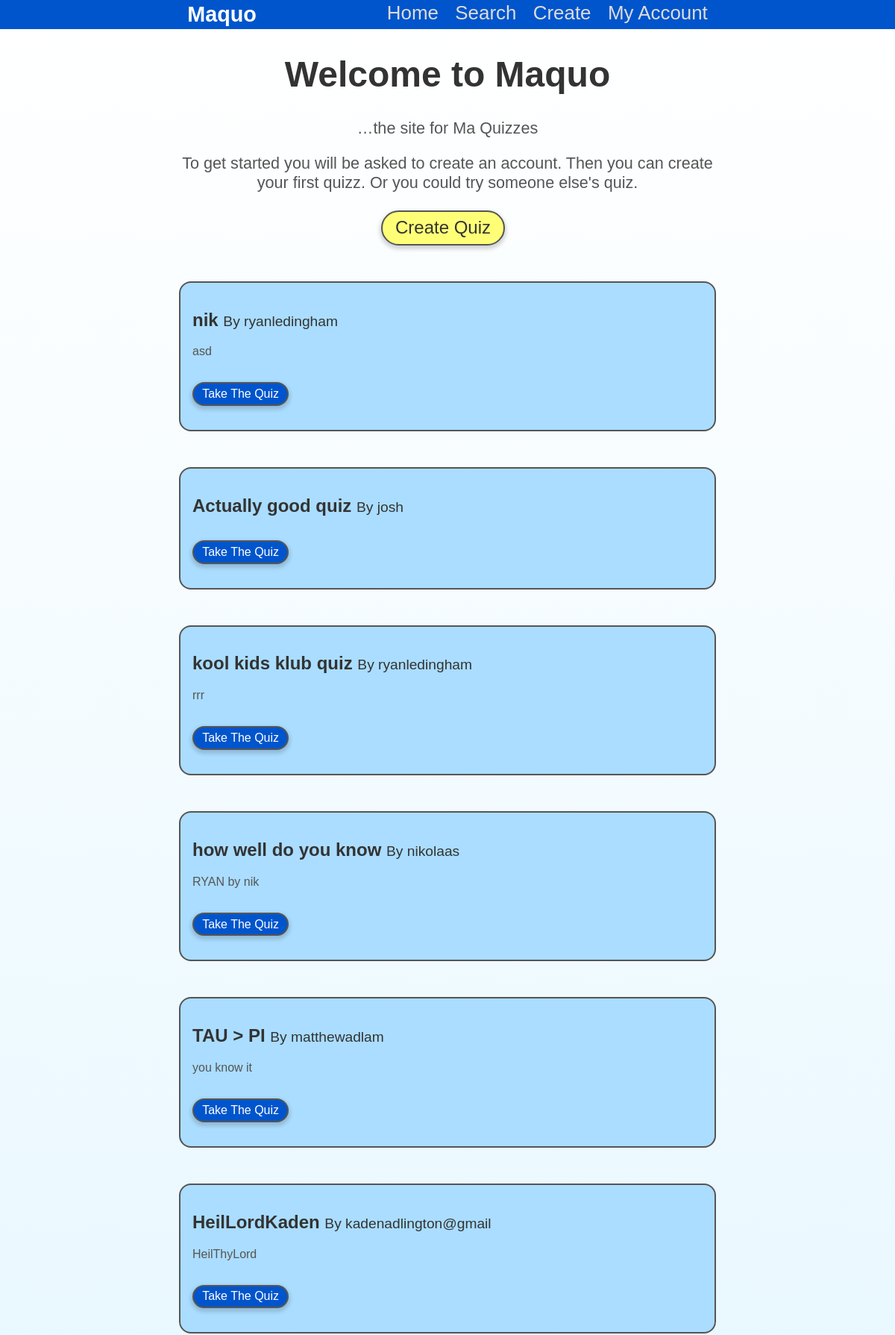
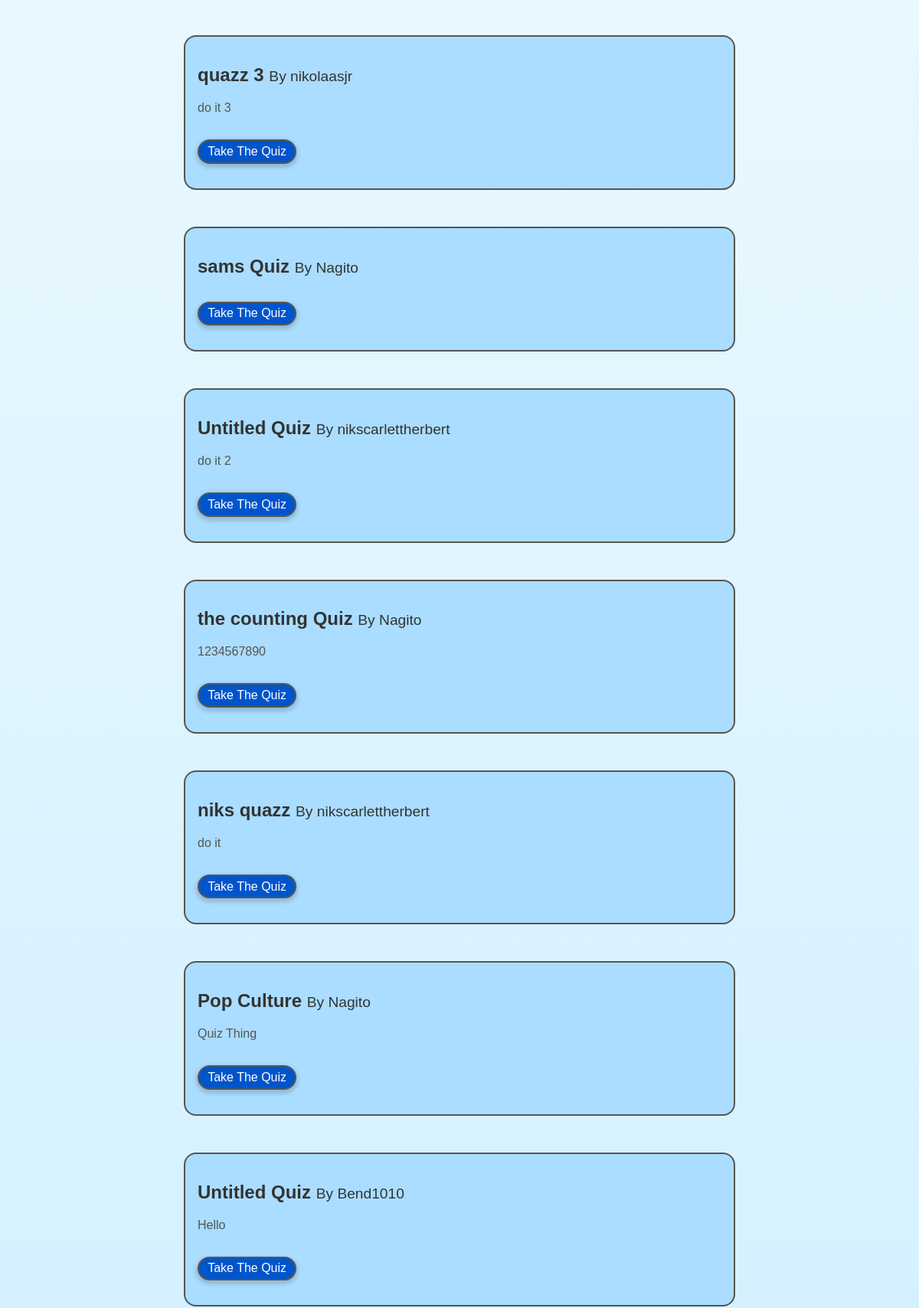
The page / (upper part) on the database its author committed (2 pictures, top to bottom).
### tables this page shows
CREATE TABLE `quizzes` (
  `id` int(11) NOT NULL AUTO_INCREMENT,
  `name` varchar(20) NOT NULL,
  `description` varchar(100) NOT NULL,
  `author_id` int(11) NOT NULL,
  `published` tinyint(1) NOT NULL DEFAULT 0,
  PRIMARY KEY (`id`),
  KEY `author_id` (`author_id`),
  CONSTRAINT `quizzes_ibfk_1` FOREIGN KEY (`author_id`) REFERENCES `users` (`id`)
);

CREATE TABLE `users` (
  `id` int(11) NOT NULL AUTO_INCREMENT,
  `email` varchar(320) NOT NULL,
  `username` varchar(20) NOT NULL,
  `password_hash` varchar(60) NOT NULL,
  `google_id` varchar(30) NOT NULL,
  PRIMARY KEY (`id`),
  UNIQUE KEY `username` (`username`)
);

### util/db/quizzes.php (called while the page is built, shortened)
<?php
require_once __DIR__.'/connect.php';
function fix_quiz_name($quiz) {
    return $quiz;
}
function get_quizzes() {
    global $db;
    $sql = 'SELECT * FROM quizzes WHERE published = 1 ORDER BY id DESC';
    $stmt = $db->prepare($sql);
    $success = $stmt->execute();
    return array_map('fix_quiz_name', $stmt->fetchAll(PDO::FETCH_ASSOC));
}

### util/db/users.php (called while the page is built, shortened)
<?php
require_once __DIR__.'/connect.php';
function get_user($id) {
    global $db;
    $sql = 'SELECT * FROM users WHERE id = :id';
    $stmt = $db->prepare($sql);
    $stmt->bindValue(':id', $id);
    $success = $stmt->execute();
    return $stmt->fetch(PDO::FETCH_ASSOC);
}

### index.php (the view, shortened to what this page needs)
<?php
require 'util/db/quizzes.php';
require 'util/db/users.php';
$root_url = '.';
?>
<?php include 'util/components/begin.php'; ?>
<header class="Header MainColumn">
    <h1>Welcome to Maquo</h1>
    <p class="blurb">&hellip;the site for Ma Quizzes</p>
    <p class="blurb">To get started you will be asked to create an account. Then you can create your first quizz. Or you could try someone else's quiz.</p>
    <p>
        <a href="create/" class="button">Create Quiz</a>
    </p>
</header>
<main class="MainColumn">
<?php foreach (get_quizzes() as $quiz) { ?>
    <section class="Card">
        <h1>
            <?=htmlspecialchars($quiz['name'])?>
            <span class="small">By <?=htmlspecialchars(
              get_user($quiz['author_id'])['username']
            )?></span>
        </h1>
        <p><?=htmlspecialchars($quiz['description'])?></p>
        <p class="Card__action"><a href="quiz#<?=$quiz['id']?>" class="button button--secondary">Take The Quiz</a></p>
    </section>
<?php } ?>
</main>
<?php include 'util/components/end.php'; ?>

### util/components/begin.php (shortened to what this page needs)
<!DOCTYPE html>
<html lang="en">
<head>
    <link rel="stylesheet" href="<?=$root_url?>/style.css">
    <link async rel="stylesheet" href="https://unpkg.com/typicons.font@2.0.9/src/font/typicons.css">
</head>
<body>
    <nav class="Nav Nav--large">
        <ul class="Nav__inner">
            <li>
                <a class="Nav__logo" href="<?=$root_url?>/">Maquo</a>
            </li>
            <li class="Nav__spacer"></li>
            <li>
                <a class="Nav__link Nav__link--home" href="<?=$root_url?>/">Home</a>
            </li>
            <li>
                <a class="Nav__link Nav__link--search" href="<?=$root_url?>/search">Search</a>
            </li>
            <li>
                <a class="Nav__link Nav__link--create" href="<?=$root_url?>/create">Create</a>
            </li>
            <li>
                <a class="Nav__link Nav__link--account" href="<?=$root_url?>/accounts/my-account">My Account</a>
            </li>
        </ul>
    </nav>
    <main>

### util/components/end.php
    </main>
</body>
</html>

### style.css (style rules this page uses)
:root { --background: #cceeff; --secondary-background: #aaddff; --primary: #0055cc; --secondary: #ffff77; --shadow: #33333333; --dark-text: #333333; --medium-text: #555555; --light-text: #dddddd; --lightest-text: #ffffff; }
body { background: linear-gradient(var(--lightest-text), var(--background)); background-attachment: fixed; color: var(--medium-text); font-family: sans-serif; margin: 0; height: 100vh; }
input, button, .button { display: inline-block; border: 2px solid var(--medium-text); border-radius: 1em; box-shadow: 0 3px 5px 2px var(--shadow); color: var(--dark-text); font: inherit; margin: 0; padding: 0.3em 0.7em; text-decoration: none; transition: box-shadow 100ms, color 100ms; }
button, .button { background-color: var(--secondary); text-align: center; }
.Card button, .Card .button, p > button, p > .button { margin-right: 0.5em; }
.button--secondary { background-color: var(--primary); color: var(--lightest-text); }
.Header { font-size: 1.5em; margin-bottom: 2em !important; text-align: center; }
h1, h3 { color: var(--dark-text); }
h1 .small { font-size: 0.8em; font-weight: normal; }
.blurb { font-size: 0.9em; }
.Card { background-color: var(--secondary-background); border: 2px solid var(--medium-text); border-radius: 1em; padding: 1em; margin: 1em 0; }
.Card__action { margin-top: 2em; }
.App__main-content, .MainColumn { margin: 1em auto; max-width: 720px; width: 80%; }
.MainColumn > section { margin-bottom: 3em; }
.Nav { background: var(--primary); font-size: 1.8rem; }
.Nav__inner { display: flex; flex-direction: row; list-style: none; margin: 0 auto; max-width: 720px; padding: 0; width: 80%; }
.Nav__logo, .Nav__link { color: var(--light-text); display: block; padding: 0.2rem 0.7rem; text-decoration-color: transparent; transition: text-decoration-color 100ms; }
.Nav__link { font-size: 0.9em; }
.Nav__logo { color: var(--lightest-text); font-weight: bold; }
.Nav__spacer { flex-grow: 1; }

### rows shown on the page
quizzes: name "nik", author.username "ryanledingham", description "asd"
quizzes: name "Actually good quiz", author.username "josh"
quizzes: name "kool kids klub quiz", author.username "ryanledingham", description "rrr"
quizzes: name "how well do you know", author.username "nikolaas", description "RYAN by nik"
quizzes: name "TAU > PI", author.username "matthewadlam", description "you know it"
quizzes: name "HeilLordKaden", author.username "kadenadlington@gmail", description "HeilThyLord"
quizzes: name "quazz 3", author.username "nikolaasjr", description "do it 3"
quizzes: name "sams Quiz", author.username "Nagito"
quizzes: name "Untitled Quiz", author.username "nikscarlettherbert", description "do it 2"
quizzes: name "the counting Quiz", author.username "Nagito", description "1234567890"
quizzes: name "niks quazz", author.username "nikscarlettherbert", description "do it"
quizzes: name "Pop Culture", author.username "Nagito", description "Quiz Thing"
quizzes: name "Untitled Quiz", author.username "Bend1010", description "Hello"
